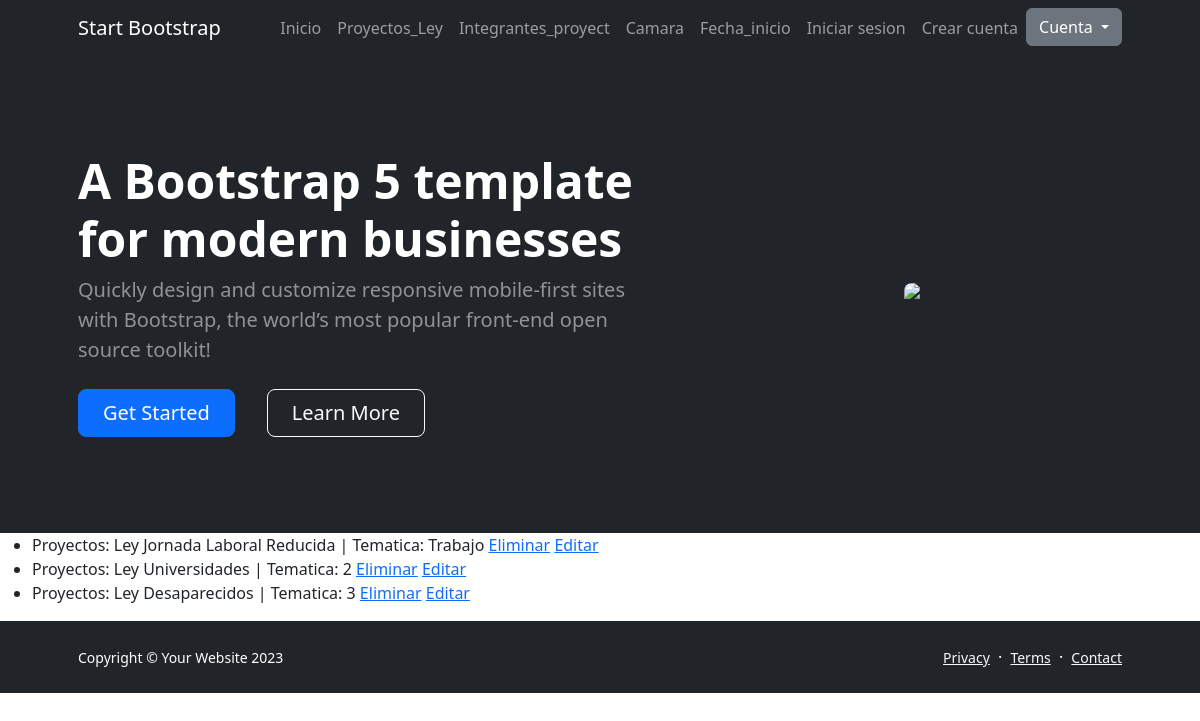
Page /leerProyectos on the committed database.
### appcoder/models.py (models this page shows, shortened)
class Proyectos_Ley(models.Model):
    nombre= models.CharField(max_length=40)
    tematica=models.CharField(max_length=20)

### appcoder/views.py (the view)
# urls.py: path('leerProyectos', views.leerProyectos, name='LeerProyectos'),
def leerProyectos(request):
    proyectos = Proyectos_Ley.objects.all() #trae todos los proyectos
    return render(request, "AppCoder/leerProyectos.html", {'proyectos': proyectos})

### appcoder/templates/AppCoder/leerProyectos.html (shortened to what this page needs)
{% extends 'AppCoder/base.html' %}
{% load static %}
{% block main %}
<ul>
{% for proyecto in proyectos %}
    <li>Proyectos: {{ proyecto.nombre }} | Tematica: {{ proyecto.tematica }}
         <a href="{% url 'DeleteProyecto' proyecto.id %}">Eliminar</a>
         <a href="{% url 'EditProyecto' proyecto.id %}">Editar</a>
        </li>
{% endfor %}
</ul>
{% endblock main %}

### rows in the picture
Proyectos_Ley: nombre "Ley Jornada Laboral Reducida", tematica "Trabajo"
Proyectos_Ley: nombre "Ley Universidades", tematica "2"
Proyectos_Ley: nombre "Ley Desaparecidos", tematica "3"
